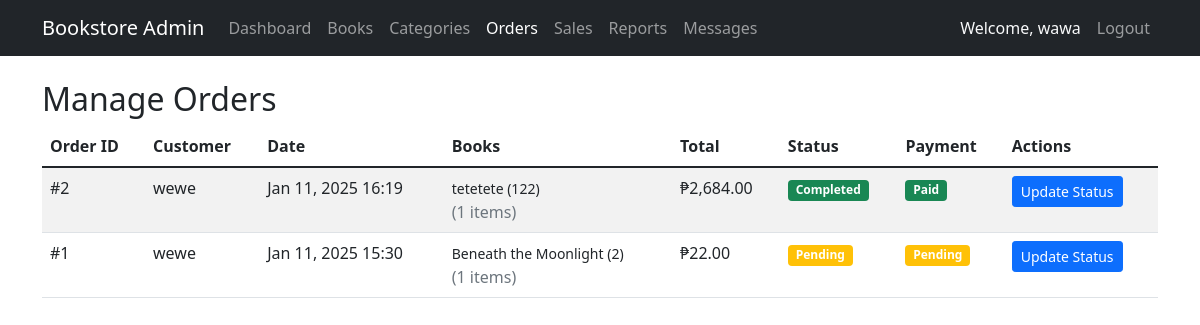
Before: /admin/manage_orders.php (signed in) with the older database file.
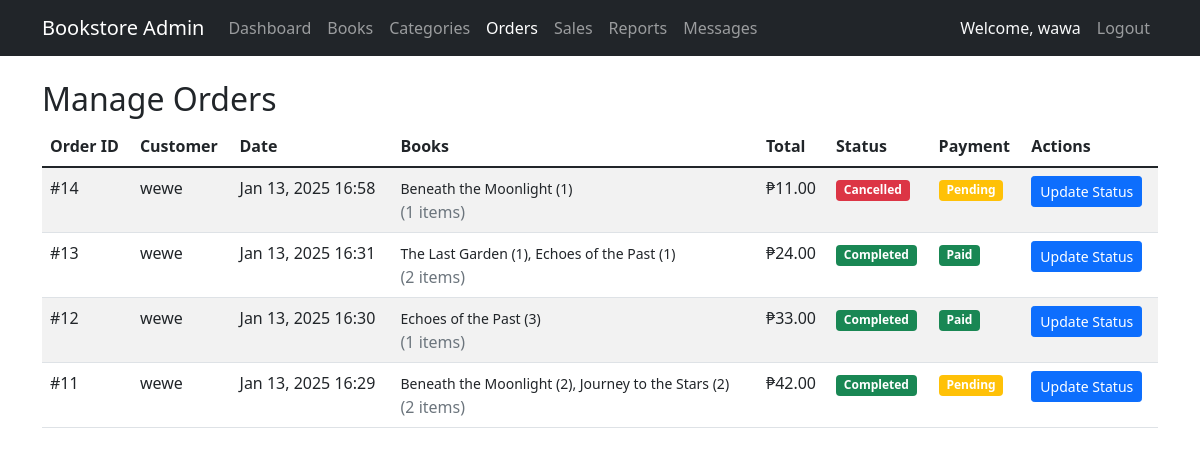
After: the same page with the newer database file.
### tables this page shows
CREATE TABLE `orders` (
  `order_id` int(11) NOT NULL,
  `user_id` int(11) NOT NULL,
  `order_date` timestamp NOT NULL DEFAULT current_timestamp(),
  `order_status` enum('pending','processing','completed','cancelled') NOT NULL DEFAULT 'pending',
  `total_amount` decimal(10,2) NOT NULL DEFAULT 0.00,
  `shipping_address` text DEFAULT NULL,
  `payment_status` enum('pending','paid','failed') NOT NULL DEFAULT 'pending',
  `payment_method` varchar(50) DEFAULT NULL
);

CREATE TABLE `users` (
  `user_id` int(11) NOT NULL,
  `username` varchar(255) NOT NULL,
  `email` varchar(255) NOT NULL,
  `password` varchar(255) NOT NULL,
  `user_type` varchar(10) DEFAULT NULL,
  `date_created` timestamp NOT NULL DEFAULT current_timestamp()
);

### admin/manage_orders.php (the view, shortened to what this page needs)
<?php
require_once '../auth/config.php';
$query = "
    SELECT o.*, u.username,
           COUNT(od.order_detail_id) as item_count,
           GROUP_CONCAT(CONCAT(b.title, ' (', od.quantity, ')') SEPARATOR ', ') as book_details
    FROM orders o
    JOIN users u ON o.user_id = u.user_id
    JOIN order_details od ON o.order_id = od.order_id
    JOIN books b ON od.book_id = b.book_id
    GROUP BY o.order_id
    ORDER BY o.order_date DESC
";
$orders = $conn->query($query);
?>
<!DOCTYPE html>
<html lang="en">
<head>
    <link href="https://cdn.jsdelivr.net/npm/bootstrap@5.1.3/dist/css/bootstrap.min.css" rel="stylesheet">
    <link href="https://cdn.jsdelivr.net/npm/bootstrap-icons@1.7.2/font/bootstrap-icons.css" rel="stylesheet">
</head>
<body>
    <?php include 'admin_navbar.php'; ?>
    <div class="container mt-4">
        <h2>Manage Orders</h2>
        <div class="table-responsive">
            <table class="table table-striped">
                <thead>
                    <tr>
                        <th>Order ID</th>
                        <th>Customer</th>
                        <th>Date</th>
                        <th>Books</th>
                        <th>Total</th>
                        <th>Status</th>
                        <th>Payment</th>
                        <th>Actions</th>
                    </tr>
                </thead>
                <tbody>
                    <?php while ($order = $orders->fetch_assoc()): ?>
                        <tr>
                            <td>#<?php echo $order['order_id']; ?></td>
                            <td><?php echo htmlspecialchars($order['username']); ?></td>
                            <td><?php echo date('M d, Y H:i', strtotime($order['order_date'])); ?></td>
                            <td>
                                <small><?php echo htmlspecialchars($order['book_details']); ?></small>
                                <br>
                                <span class="text-muted">(<?php echo $order['item_count']; ?> items)</span>
                            </td>
                            <td>₱<?php echo number_format($order['total_amount'], 2); ?></td>
                            <td>
                                <span class="badge bg-<?php
                                    echo $order['order_status'] == 'completed' ? 'success' :
                                        ($order['order_status'] == 'cancelled' ? 'danger' : 'warning');
                                ?>">
                                    <?php echo ucfirst($order['order_status']); ?>
                                </span>
                            </td>
                            <td>
                                <span class="badge bg-<?php
                                    echo $order['payment_status'] == 'paid' ? 'success' :
                                        ($order['payment_status'] == 'failed' ? 'danger' : 'warning');
                                ?>">
                                    <?php echo ucfirst($order['payment_status']); ?>
                                </span>
                            </td>
                            <td>
                                <button type="button" class="btn btn-sm btn-primary"
                                        data-bs-toggle="modal"
                                        data-bs-target="#orderModal<?php echo $order['order_id']; ?>">
                                    Update Status
                                </button>
                            </td>
                        </tr>
                    <?php endwhile; ?>
                </tbody>
            </table>
        </div>
    </div>
</body>
</html>

### admin/admin_navbar.php (shortened to what this page needs)
<nav class="navbar navbar-expand-lg navbar-dark bg-dark">
    <div class="container">
        <a class="navbar-brand" href="#">Bookstore Admin</a>
        <div class="collapse navbar-collapse" id="navbarNav">
            <ul class="navbar-nav me-auto">
                <li class="nav-item">
                    <a class="nav-link <?php echo basename($_SERVER['PHP_SELF']) == 'dashboard.php' ? 'active' : ''; ?>"
                       href="dashboard.php">Dashboard</a>
                </li>
                <li class="nav-item">
                    <a class="nav-link <?php echo basename($_SERVER['PHP_SELF']) == 'manage_books.php' ? 'active' : ''; ?>"
                       href="manage_books.php">Books</a>
                </li>
                <li class="nav-item">
                    <a class="nav-link <?php echo basename($_SERVER['PHP_SELF']) == 'manage_categories.php' ? 'active' : ''; ?>"
                       href="manage_categories.php">Categories</a>
                </li>
                <li class="nav-item">
                    <a class="nav-link <?php echo basename($_SERVER['PHP_SELF']) == 'manage_orders.php' ? 'active' : ''; ?>"
                       href="manage_orders.php">Orders</a>
                </li>
                <li class="nav-item">
                    <a class="nav-link <?php echo basename($_SERVER['PHP_SELF']) == 'manage_sales.php' ? 'active' : ''; ?>"
                       href="manage_sales.php">Sales</a>
                </li>
                <li class="nav-item">
                    <a class="nav-link <?php echo basename($_SERVER['PHP_SELF']) == 'sales_reports.php' ? 'active' : ''; ?>"
                       href="sales_reports.php">Reports</a>
                </li>
                <li class="nav-item">
                    <a class="nav-link <?php echo basename($_SERVER['PHP_SELF']) == 'messages.php' ? 'active' : ''; ?>"
                       href="messages.php">Messages</a>
                </li>
            </ul>
            <div class="navbar-nav">
                <span class="nav-item nav-link text-light">Welcome, <?php echo htmlspecialchars($_SESSION['username']); ?></span>
                <a class="nav-link" href="../auth/logout.php">Logout</a>
            </div>
        </div>
    </div>
</nav>

Changed rows visible on the page:
removed orders: order_id "2", user.username "wewe", order_date "Jan 11, 2025 16:19", book_details "tetetete (122)", item_count "1", total_amount "2,684.00", order_status "Completed", payment_status "Paid"
removed orders: order_id "1", user.username "wewe", order_date "Jan 11, 2025 15:30", book_details "Beneath the Moonlight (2)", item_count "1", total_amount "22.00", order_status "Pending", payment_status "Pending"
added orders: order_id "14", user.username "wewe", order_date "Jan 13, 2025 16:58", book_details "Beneath the Moonlight (1)", item_count "1", total_amount "11.00", order_status "Cancelled", payment_status "Pending"
added orders: order_id "13", user.username "wewe", order_date "Jan 13, 2025 16:31", book_details "The Last Garden (1), Echoes of the Past (1)", item_count "2", total_amount "24.00", order_status "Completed", payment_status "Paid"
added orders: order_id "12", user.username "wewe", order_date "Jan 13, 2025 16:30", book_details "Echoes of the Past (3)", item_count "1", total_amount "33.00", order_status "Completed", payment_status "Paid"
added orders: order_id "11", user.username "wewe", order_date "Jan 13, 2025 16:29", book_details "Beneath the Moonlight (2), Journey to the Stars (2)", item_count "2", total_amount "42.00", order_status "Completed", payment_status "Pending"
